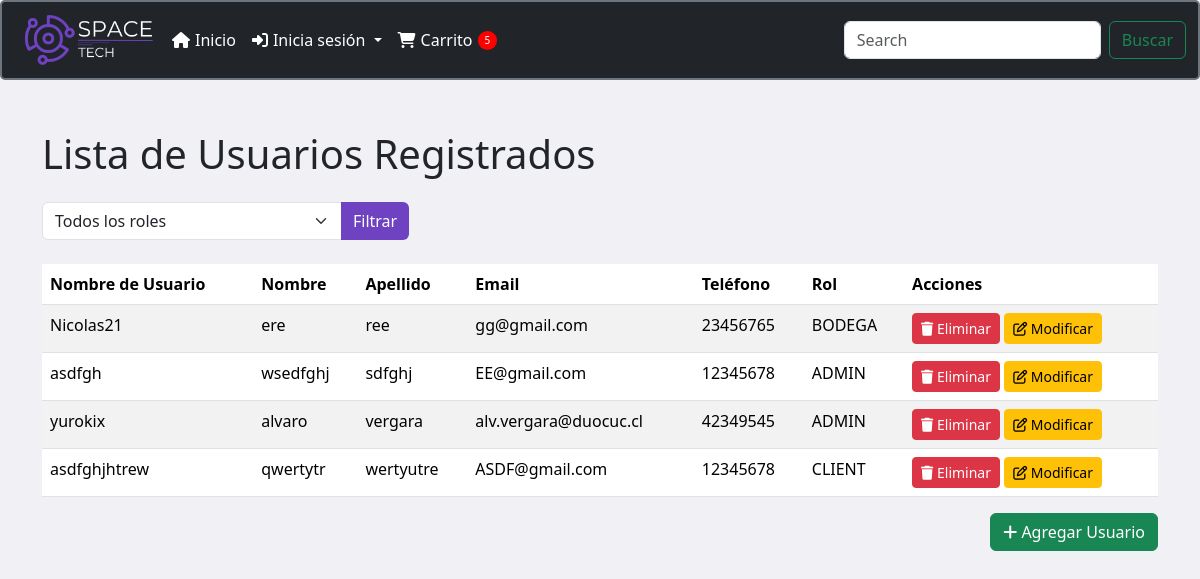
/listaU (signed in), run on an earlier commit of the app's database.
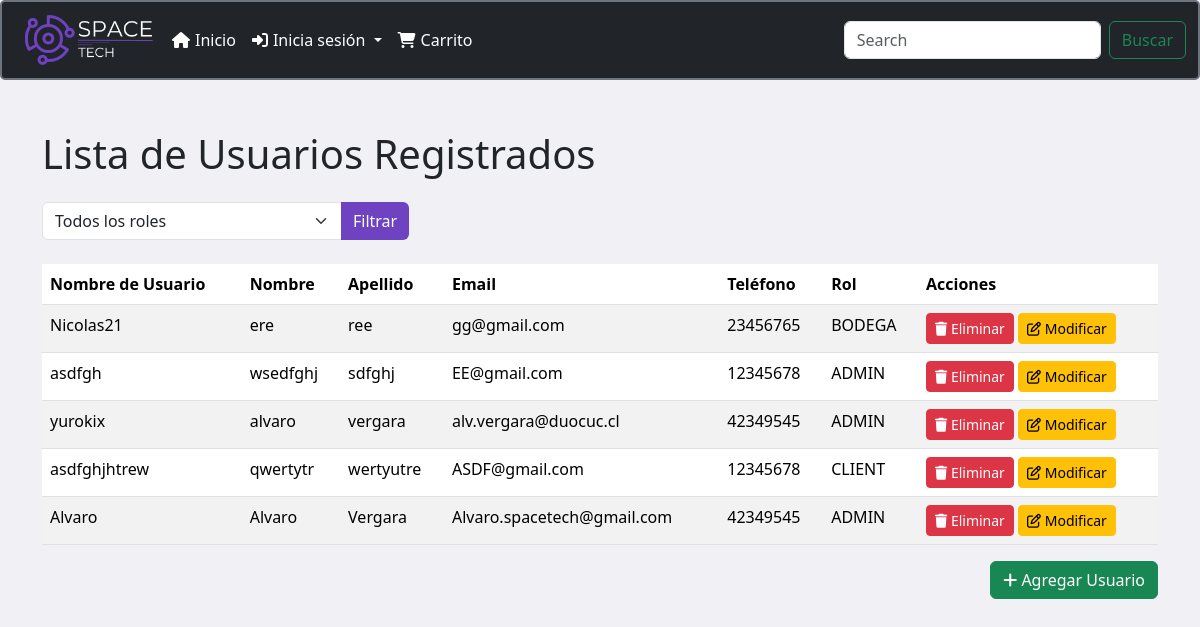
And on a later commit of the database.
### menu/models.py (models this page shows, shortened)
class Usuario(models.Model):
    ROLE_CHOICES = [
        ('ADMIN', 'Administrador'),
        ('BODEGA', 'Bodeguero'),
        ('CLIENT', 'Cliente'),
    ]
    nombre_usuario = models.CharField(max_length=30)
    nombre = models.CharField(max_length=30)
    apellido = models.CharField(max_length=30)
    email = models.EmailField(unique=True)
    tfno = models.CharField(max_length=8, verbose_name="Telefono")
    clave = models.CharField(max_length=30)
    confirmar_clave = models.CharField(max_length=30)
    direccion = models.CharField(max_length=255, verbose_name="Dirección", null=True, blank=True)
    role = models.CharField(max_length=6, choices=ROLE_CHOICES)

### menu/views.py (the view)
# urls.py: path('listaU', views.listaU, name='listaU'),
@login_required
def listaU(request):
    role_filter = request.GET.get('role', None)
    if role_filter:
        usuarios = Usuario.objects.filter(role=role_filter)
    else:
        usuarios = Usuario.objects.all()
    roles = Usuario.ROLE_CHOICES
    return render(request, 'listaU.html', {'usuarios': usuarios, 'roles': roles})

### menu/context_processors.py (called while the page is built)
def carrito_items_count(request):
    if request.user.is_authenticated:
        cart, created = Cart.objects.get_or_create(user=request.user)
        carrito_items_count = CartItem.objects.filter(cart=cart).aggregate(total_quantity=Sum('quantity'))['total_quantity'] or 0
    else:
        carrito_items_count = 0
    return {
        'carrito_items_count': carrito_items_count
    }

### menu/templates/listaU.html (shortened to what this page needs)
<!DOCTYPE html>
<html lang="en">
<head>
    {% load static %}
    <link href="https://cdn.jsdelivr.net/npm/bootstrap@5.3.0/dist/css/bootstrap.min.css" rel="stylesheet">
    <link rel="stylesheet" href="https://cdnjs.cloudflare.com/ajax/libs/font-awesome/6.0.0-beta3/css/all.min.css">
</head>
<body style="background-color: #f0f0f5;">
    {% include "plantilla/menu.html" %}
    <div class="container">
        <h1 class="mb-4">Lista de Usuarios Registrados</h1>
        <form method="get" class="mb-4">
            <div class="input-group">
                <select class="form-select" name="role">
                    <option value="">Todos los roles</option>
                </select>
                <button type="submit" class="btn btn-primary">Filtrar</button>
            </div>
        </form>
        <div class="table-responsive">
            <table class="table table-striped table-hover">
                <thead>
                    <tr>
                        <th>Nombre de Usuario</th>
                        <th>Nombre</th>
                        <th>Apellido</th>
                        <th>Email</th>
                        <th>Teléfono</th>
                        <th>Rol</th>
                        <th>Acciones</th>
                    </tr>
                </thead>
                <tbody>
                    {% for usuario in usuarios %}
                    <tr>
                        <td>{{ usuario.nombre_usuario }}</td>
                        <td>{{ usuario.nombre }}</td>
                        <td>{{ usuario.apellido }}</td>
                        <td>{{ usuario.email }}</td>
                        <td>{{ usuario.tfno }}</td>
                        <td>{{ usuario.role }}</td>
                        <td>
                            <form action="{% url 'eliminar_usuario' usuario.id %}" method="post" style="display:inline;">
                                <button type="submit" class="btn btn-danger btn-sm">
                                    <i class="fa fa-trash"></i> Eliminar
                                </button>
                            </form>
                            <a href="{% url 'editar_usuario' usuario.id %}" class="btn btn-warning btn-sm">
                                <i class="fa fa-edit"></i> Modificar
                            </a>
                        </td>
                    </tr>
                    {% endfor %}
                </tbody>
            </table>
            <div class="text-end">
                <a href="{% url 'formulario' %}" class="btn btn-success">
                    <i class="fa fa-plus"></i> Agregar Usuario
                </a>
            </div>
        </div>
    </div>
</body>
</html

What changed in the data, as far as the page shows it:
added Usuario: nombre_usuario "Alvaro", nombre "Alvaro", apellido "Vergara", email "Alvaro.spacetech@gmail.com", tfno "42349545", role "ADMIN"
Also different on the page:
{{ carrito_items_count }}: "5" → (not shown)
